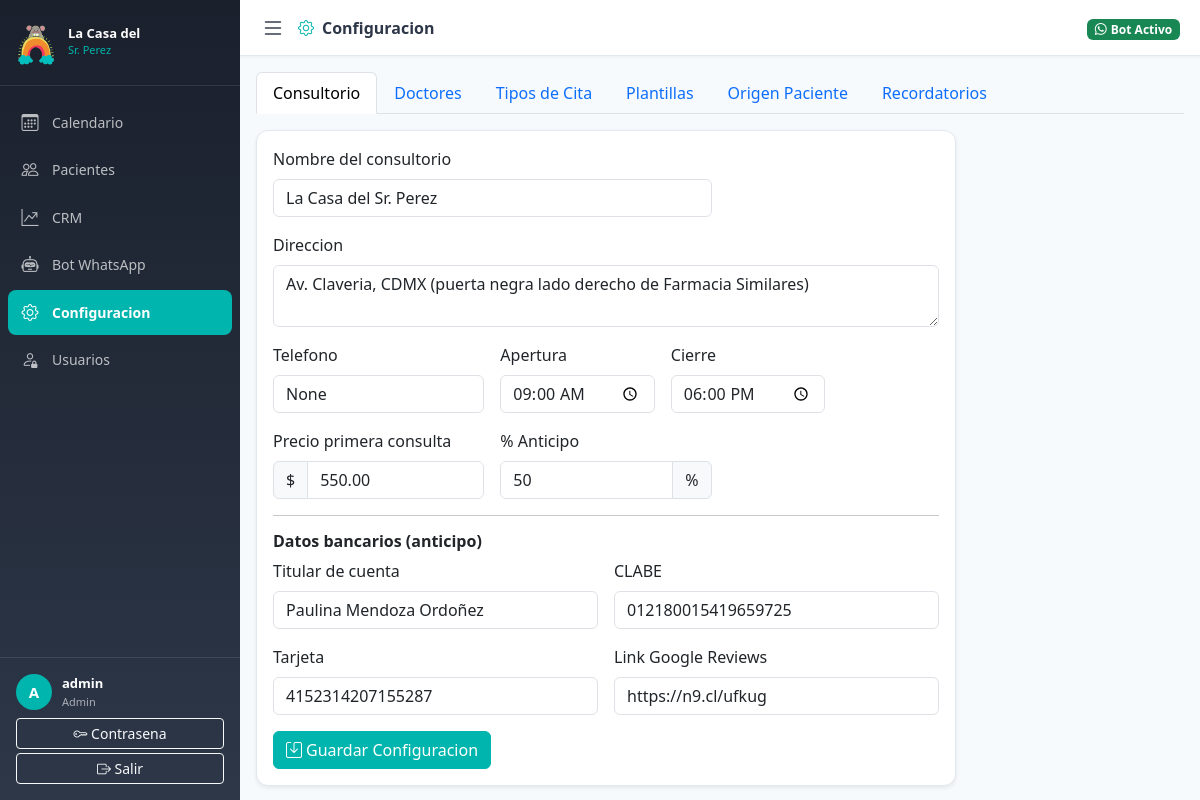
Screenshot of /configuracion (signed in) with the database file from the repository.
### models.py (models this page shows, shortened)
class User(UserMixin, db.Model):
    __tablename__ = 'users'
    id = db.Column(db.Integer, primary_key=True)
    username = db.Column(db.String(80), unique=True, nullable=False)
    email = db.Column(db.String(120), unique=True, nullable=False)
    password_hash = db.Column(db.String(255), nullable=False)
    rol = db.Column(db.Enum(RolUsuario), nullable=False, default=RolUsuario.recepcionista)
    activo = db.Column(db.Boolean, default=True)
    permisos = db.Column(db.JSON, default=list)
    created_at = db.Column(db.DateTime, default=datetime.utcnow)
    def is_admin(self):
        return self.rol == RolUsuario.admin
    def tiene_permiso(self, permiso):
        if self.is_admin():
            return True
        return permiso in (self.permisos or [])

class ConfiguracionConsultorio(db.Model):
    __tablename__ = 'configuracion_consultorio'
    id = db.Column(db.Integer, primary_key=True)
    nombre_consultorio = db.Column(db.String(200), default='La Casa del Sr. Perez')
    direccion = db.Column(db.Text, default='Av. Claveria, CDMX (puerta negra lado derecho de Farmacia Similares)')
    telefono = db.Column(db.String(20))
    whatsapp_negocio = db.Column(db.String(20))
    horario_apertura = db.Column(db.Time, default=time(9, 0))
    horario_cierre = db.Column(db.Time, default=time(18, 0))
    precio_primera_consulta = db.Column(db.Numeric(10, 2), default=550.00)
    porcentaje_anticipo = db.Column(db.Integer, default=50)
    clabe = db.Column(db.String(20), default='012180015419659725')
    tarjeta = db.Column(db.String(20), default='4152314207155287')
    titular_cuenta = db.Column(db.String(200), default='Paulina Mendoza Ordoñez')
    google_reviews_link = db.Column(db.String(500), default='https://n9.cl/ufkug')
    updated_at = db.Column(db.DateTime, default=datetime.utcnow, onupdate=datetime.utcnow)

### routes/main.py (the view)
@main_bp.route('/configuracion')
@login_required
def configuracion():
    if not current_user.is_admin():
        flash('Solo administradores pueden acceder a configuracion.', 'danger')
        return redirect(url_for('main.dashboard'))
    config = ConfiguracionConsultorio.query.first()
    dentistas = Dentista.query.order_by(Dentista.nombre).all()
    tipos = TipoCita.query.order_by(TipoCita.nombre).all()
    from models import PlantillaMensaje
    plantillas = PlantillaMensaje.query.filter_by(activo=True).all()
    origenes = OrigenPaciente.query.filter_by(activo=True).order_by(OrigenPaciente.nombre).all()
    return render_template('configuracion.html',
                           config=config,
                           dentistas=dentistas,
                           tipos=tipos,
                           plantillas=plantillas,
                           origenes=origenes)

### app.py (called while the page is built)
def _init_extensions(app):
    from extensions import db, migrate, login_manager, csrf, limiter, cache, mail
    db.init_app(app)
    migrate.init_app(app, db)
    csrf.init_app(app)
    limiter.init_app(app)
    cache.init_app(app)
    mail.init_app(app)
    login_manager.init_app(app)
    login_manager.login_view = 'auth.login'
    login_manager.login_message = 'Debes iniciar sesion para acceder.'
    login_manager.login_message_category = 'warning'
    @login_manager.user_loader
    def load_user(user_id):
        from models import User
        return User.query.get(int(user_id))
    with app.app_context():
        import models  # noqa: F401 — registers all models with SQLAlchemy metadata
        db.create_all()
        _seed_initial_data()

### templates/configuracion.html (shortened to what this page needs)
{% extends 'base.html' %}
{% block page_title %}<i class="bi bi-gear me-2" style="color:var(--primary)"></i>Configuracion{% endblock %}
{% block content %}
<div class="p-3">
  <ul class="nav nav-tabs mb-3" id="configTabs">
    <li class="nav-item"><a class="nav-link active" data-bs-toggle="tab" href="#tabConsultorio">Consultorio</a></li>
    <li class="nav-item"><a class="nav-link" data-bs-toggle="tab" href="#tabDentistas">Doctores</a></li>
    <li class="nav-item"><a class="nav-link" data-bs-toggle="tab" href="#tabTipos">Tipos de Cita</a></li>
    <li class="nav-item"><a class="nav-link" data-bs-toggle="tab" href="#tabPlantillas">Plantillas</a></li>
    <li class="nav-item"><a class="nav-link" data-bs-toggle="tab" href="#tabOrigenes">Origen Paciente</a></li>
    <li class="nav-item"><a class="nav-link" data-bs-toggle="tab" href="#tabRecordatorios">Recordatorios</a></li>
  </ul>
  <div class="tab-content">
    <div class="tab-pane fade show active" id="tabConsultorio">
      <div class="card shadow-sm" style="max-width:700px">
        <div class="card-body">
          <form id="formConfig">
            <div class="row g-3">
              <div class="col-md-8">
                <label class="form-label">Nombre del consultorio</label>
                <input type="text" id="cfg_nombre" class="form-control"
                  value="{{ config.nombre_consultorio if config else 'La Casa del Sr. Perez' }}">
              </div>
              <div class="col-12">
                <label class="form-label">Direccion</label>
                <textarea id="cfg_direccion" class="form-control"
                  rows="2">{{ config.direccion if config else '' }}</textarea>
              </div>
              <div class="col-md-4">
                <label class="form-label">Telefono</label>
                <input type="tel" id="cfg_telefono" class="form-control"
                  value="{{ config.telefono if config else '' }}">
              </div>
              <div class="col-md-3">
                <label class="form-label">Apertura</label>
                <input type="time" id="cfg_apertura" class="form-control"
                  value="{{ config.horario_apertura.strftime('%H:%M') if config and config.horario_apertura else '09:00' }}">
              </div>
              <div class="col-md-3">
                <label class="form-label">Cierre</label>
                <input type="time" id="cfg_cierre" class="form-control"
                  value="{{ config.horario_cierre.strftime('%H:%M') if config and config.horario_cierre else '18:00' }}">
              </div>
              <div class="col-md-4">
                <label class="form-label">Precio primera consulta</label>
                <div class="input-group">
                  <span class="input-group-text">$</span>
                  <input type="number" id="cfg_precio" class="form-control" step="50"
                    value="{{ config.precio_primera_consulta if config else '550' }}">
                </div>
              </div>
              <div class="col-md-4">
                <label class="form-label">% Anticipo</label>
                <div class="input-group">
                  <input type="number" id="cfg_anticipo" class="form-control" min="0" max="100"
                    value="{{ config.porcentaje_anticipo if config else '50' }}">
                  <span class="input-group-text">%</span>
                </div>
              </div>
            </div>
            <hr>
            <h6 class="fw-bold">Datos bancarios (anticipo)</h6>
            <div class="row g-3">
              <div class="col-md-6">
                <label class="form-label">Titular de cuenta</label>
                <input type="text" id="cfg_titular" class="form-control"
                  value="{{ config.titular_cuenta if config else 'Paulina Mendoza Ordonez' }}">
              </div>
              <div class="col-md-6">
                <label class="form-label">CLABE</label>
                <input type="text" id="cfg_clabe" class="form-control"
                  value="{{ config.clabe if config else '012180015419659725' }}">
              </div>
              <div class="col-md-6">
                <label class="form-label">Tarjeta</label>
                <input type="text" id="cfg_tarjeta" class="form-control"
                  value="{{ config.tarjeta if config else '4152314207155287' }}">
              </div>
              <div class="col-md-6">
                <label class="form-label">Link Google Reviews</label>
                <input type="url" id="cfg_reviews" class="form-control"
                  value="{{ config.google_reviews_link if config else 'https://n9.cl/ufkug' }}">
              </div>
            </div>
            <div class="mt-3">
              <button type="button" class="btn btn-primary" id="btnGuardarConfig">
                <i class="bi bi-save me-1"></i>Guardar Configuracion
              </button>
            </div>
          </form>
        </div>
      </div>
    </div>
  </div>
</div>
{% endblock %}

### templates/base.html (shortened to what this page needs)
<!DOCTYPE html>
<html lang="es">
<head>
  <link href="https://cdn.jsdelivr.net/npm/bootstrap@5.3.3/dist/css/bootstrap.min.css" rel="stylesheet">
  <link href="https://cdn.jsdelivr.net/npm/bootstrap-icons@1.11.3/font/bootstrap-icons.min.css" rel="stylesheet">
  <link rel="stylesheet" href="{{ url_for('static', filename='css/main.css') }}">
</head>
<body>
{% if current_user.is_authenticated %}
<nav id="sidebar" class="sidebar d-flex flex-column">
  <div class="sidebar-brand">
    <div class="brand-icon"><img src="{{ url_for('static', filename='imagenes/logo.png') }}" alt="La Casa del Sr. Perez" style="width:40px;height:40px;object-fit:contain;border-radius:8px;"></div>
    <div class="brand-text">
      <span class="brand-name">La Casa del</span>
      <span class="brand-sub">Sr. Perez</span>
    </div>
  </div>
  <ul class="sidebar-nav flex-grow-1">
    {% if current_user.tiene_permiso('calendario') %}
    <li>
      <a href="{{ url_for('main.dashboard') }}"
         class="sidebar-link {% if request.endpoint == 'main.dashboard' %}active{% endif %}">
        <i class="bi bi-calendar3"></i><span>Calendario</span>
      </a>
    </li>
    {% endif %}
    {% if current_user.tiene_permiso('pacientes') %}
    <li>
      <a href="{{ url_for('main.pacientes') }}"
         class="sidebar-link {% if request.endpoint == 'main.pacientes' %}active{% endif %}">
        <i class="bi bi-people"></i><span>Pacientes</span>
      </a>
    </li>
    {% endif %}
    {% if current_user.tiene_permiso('crm') %}
    <li>
      <a href="{{ url_for('main.crm') }}"
         class="sidebar-link {% if request.endpoint == 'main.crm' %}active{% endif %}">
        <i class="bi bi-graph-up-arrow"></i><span>CRM</span>
      </a>
    </li>
    {% endif %}
    {% if current_user.tiene_permiso('bot') %}
    <li>
      <a href="{{ url_for('main.bot_monitor') }}"
         class="sidebar-link {% if request.endpoint == 'main.bot_monitor' %}active{% endif %}">
        <i class="bi bi-robot"></i><span>Bot WhatsApp</span>
      </a>
    </li>
    {% endif %}
    {% if current_user.is_admin() %}
    <li>
      <a href="{{ url_for('main.configuracion') }}"
         class="sidebar-link {% if request.endpoint == 'main.configuracion' %}active{% endif %}">
        <i class="bi bi-gear"></i><span>Configuracion</span>
      </a>
    </li>
    <li>
      <a href="{{ url_for('auth.admin_usuarios') }}"
         class="sidebar-link {% if request.endpoint == 'auth.admin_usuarios' %}active{% endif %}">
        <i class="bi bi-person-lock"></i><span>Usuarios</span>
      </a>
    </li>
    {% endif %}
  </ul>
  <div class="sidebar-user">
    <div class="user-info">
      <div class="user-avatar">{{ current_user.username[0].upper() }}</div>
      <div>
        <div class="user-name">{{ current_user.username }}</div>
        <div class="user-role">{{ current_user.rol.value }}</div>
      </div>
    </div>
    <div class="user-actions mt-2">
      <a href="{{ url_for('auth.cambiar_password') }}" class="btn btn-sm btn-outline-light w-100 mb-1">
        <i class="bi bi-key"></i> Contrasena
      </a>
      <a href="{{ url_for('auth.logout') }}" class="btn btn-sm btn-outline-light w-100">
        <i class="bi bi-box-arrow-right"></i> Salir
      </a>
    </div>
  </div>
</nav>
<div id="main-content" class="main-content">
  <div class="topbar">
    <button class="sidebar-toggle btn btn-link p-0" id="sidebarToggle">
      <i class="bi bi-list fs-4"></i>
    </button>
    <div class="topbar-title">{% block page_title %}{% endblock %}</div>
    <div class="topbar-right">
      <span class="badge bg-success"><i class="bi bi-whatsapp me-1"></i>Bot Activo</span>
    </div>
  </div>
  <div class="page-content">
    {% block content %}{% endblock %}
  </div>
</div>
{% else %}
  {% block auth_content %}{% endblock %}
{% endif %}
</body>
</html>

### static/css/main.css (style rules this page uses)
:root { --primary: #00B5AD; --primary-dk: #008C86; --green: #72B843; --yellow: #F5DC57; --orange: #F2853D; --pink: #E84375; --sidebar-w: 240px; --topbar-h: 56px; --text: #2d3748; --muted: #718096; --border: #e2e8f0; --bg: #f7fafc; }
* { box-sizing: border-box; margin: 0; padding: 0; }
body { font-family: 'Segoe UI', system-ui, sans-serif; color: var(--text); background: var(--bg); overflow-x: hidden; }
.sidebar { position: fixed; top: 0; left: 0; height: 100vh; width: var(--sidebar-w); background: linear-gradient(180deg, #1a202c 0%, #2d3748 100%); color: #fff; z-index: 1000; transition: all .3s ease; overflow: hidden; }
.sidebar-brand { display: flex; align-items: center; gap: 12px; padding: 20px 16px; border-bottom: 1px solid rgba(255,255,255,.1); }
.brand-icon { font-size: 28px; color: var(--primary); flex-shrink: 0; }
.brand-text { display: flex; flex-direction: column; }
.brand-name { font-size: 13px; font-weight: 700; color: #fff; line-height: 1.2; }
.brand-sub { font-size: 11px; color: var(--primary); }
.sidebar-nav { list-style: none; padding: 12px 0; }
.sidebar-nav li { margin: 2px 8px; }
.sidebar-link { display: flex; align-items: center; gap: 12px; padding: 10px 12px; border-radius: 8px; color: rgba(255,255,255,.7); text-decoration: none; font-size: 14px; transition: all .2s; }
.sidebar-link.active { background: var(--primary); color: #fff; font-weight: 600; }
.sidebar-link i { font-size: 17px; flex-shrink: 0; width: 20px; text-align: center; }
.sidebar-user { padding: 16px; border-top: 1px solid rgba(255,255,255,.1); }
.user-info { display: flex; align-items: center; gap: 10px; margin-bottom: 4px; }
.user-avatar { width: 36px; height: 36px; border-radius: 50%; background: var(--primary); display: flex; align-items: center; justify-content: center; font-weight: 700; font-size: 15px; flex-shrink: 0; }
.user-name { font-size: 13px; font-weight: 600; color: #fff; }
.user-role { font-size: 11px; color: rgba(255,255,255,.6); text-transform: capitalize; }
.main-content { margin-left: var(--sidebar-w); min-height: 100vh; transition: margin-left .3s ease; display: flex; flex-direction: column; }
.topbar { height: var(--topbar-h); background: #fff; border-bottom: 1px solid var(--border); display: flex; align-items: center; padding: 0 20px; gap: 12px; position: sticky; top: 0; z-index: 900; box-shadow: 0 1px 3px rgba(0,0,0,.05); }
.topbar-title { font-size: 16px; font-weight: 600; flex-grow: 1; }
.sidebar-toggle { color: var(--text) !important; }
.page-content { padding: 0; flex-grow: 1; }
.card { border: 1px solid var(--border); border-radius: 12px; }
.btn-primary { background: var(--primary); border-color: var(--primary); }

### rows the page displays
User: username "A", username "admin", rol.value "Admin"
ConfiguracionConsultorio: nombre_consultorio "La Casa del Sr. Perez", direccion "Av. Claveria, CDMX (puerta negra lado derecho de Farmacia Similares)", telefono "None", horario_apertura "09:00", horario_cierre "18:00", precio_primera_consulta "550.00", porcentaje_anticipo "50", titular_cuenta "Paulina Mendoza Ordoñez", clabe "012180015419659725", tarjeta "4152314207155287", google_reviews_link "https://n9.cl/ufkug"
